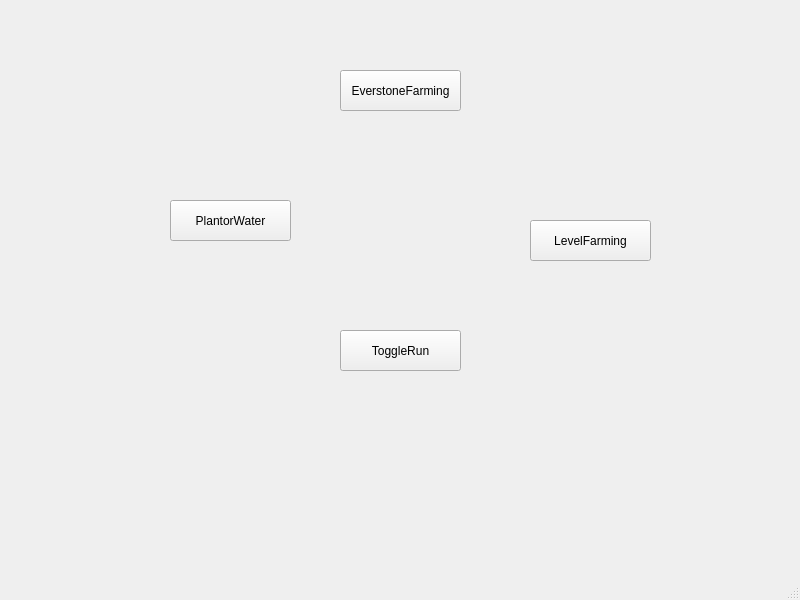
<?xml version="1.0" encoding="UTF-8"?>
<ui version="4.0">
 <class>MainWindow</class>
 <widget class="QMainWindow" name="MainWindow">
  <property name="geometry">
   <rect>
    <x>0</x>
    <y>0</y>
    <width>800</width>
    <height>600</height>
   </rect>
  </property>
  <property name="windowTitle">
   <string>MainWindow</string>
  </property>
  <widget class="QWidget" name="centralwidget">
   <widget class="QPushButton" name="pushButton">
    <property name="geometry">
     <rect>
      <x>340</x>
      <y>70</y>
      <width>121</width>
      <height>41</height>
     </rect>
    </property>
    <property name="text">
     <string>EverstoneFarming</string>
    </property>
   </widget>
   <widget class="QPushButton" name="pushButton_2">
    <property name="geometry">
     <rect>
      <x>530</x>
      <y>220</y>
      <width>121</width>
      <height>41</height>
     </rect>
    </property>
    <property name="text">
     <string>LevelFarming</string>
    </property>
   </widget>
   <widget class="QPushButton" name="pushButton_3">
    <property name="geometry">
     <rect>
      <x>340</x>
      <y>330</y>
      <width>121</width>
      <height>41</height>
     </rect>
    </property>
    <property name="text">
     <string>ToggleRun</string>
    </property>
   </widget>
   <widget class="QPushButton" name="pushButton_4">
    <property name="geometry">
     <rect>
      <x>170</x>
      <y>200</y>
      <width>121</width>
      <height>41</height>
     </rect>
    </property>
    <property name="text">
     <string>PlantorWater</string>
    </property>
   </widget>
  </widget>
  <widget class="QMenuBar" name="menubar">
   <property name="geometry">
    <rect>
     <x>0</x>
     <y>0</y>
     <width>800</width>
     <height>26</height>
    </rect>
   </property>
  </widget>
  <widget class="QStatusBar" name="statusbar"/>
 </widget>
 <resources/>
 <connections/>
</ui>
